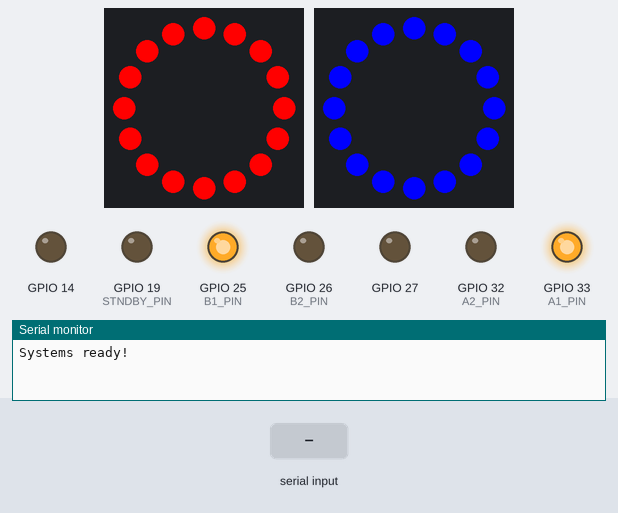
This program was run on a simulated ESP32. On the bench: 2 × 16 RGB LEDs in a ring, first at the top, clockwise, output pins drawn as LEDs (lit = HIGH), the last lines printed to the serial monitor. The test bench sets the inputs (shaded band). Dim RGB values are drawn brighter than linear; EEPROM starts erased; nothing arrives over Bluetooth unless stated.

Above: at 1.7 s.
1.8 s: "F90\n" received over the second serial link
At 2.3 s:
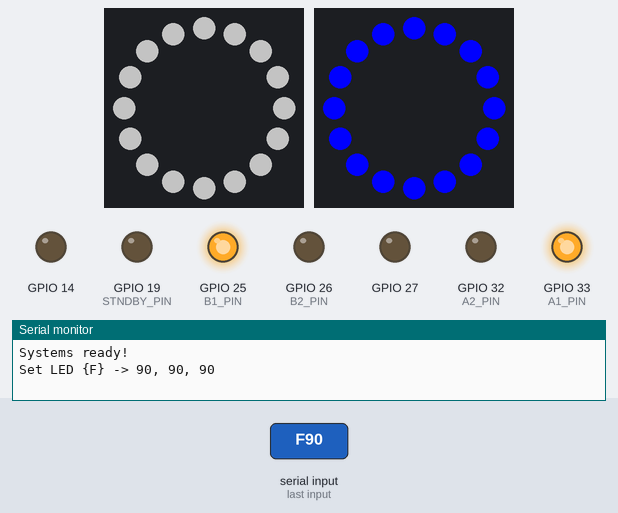
3.3 s: "B90\n" received over the second serial link
At 4.5 s:
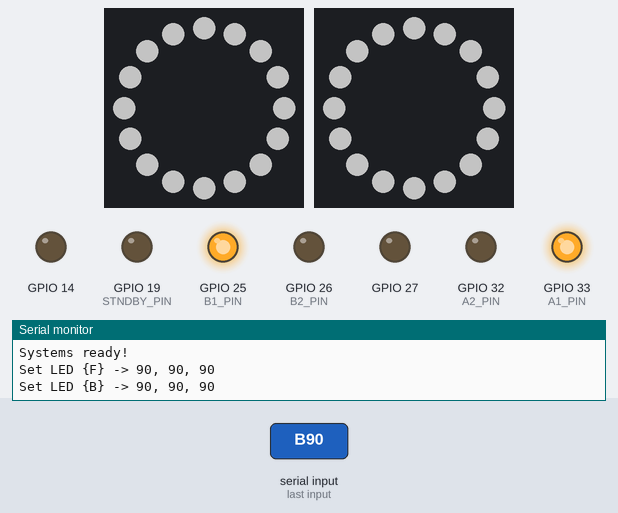
4.8 s: "F 45\n" received over the second serial link
At 5.6 s:
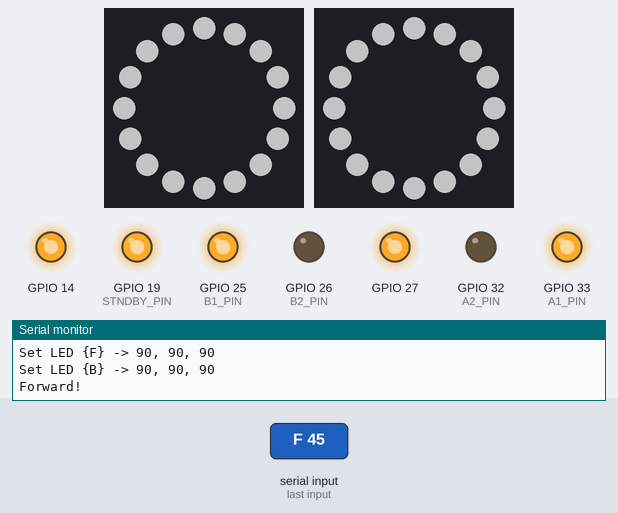
7.3 s: "B 45\n" received over the second serial link
At 7.6 s:
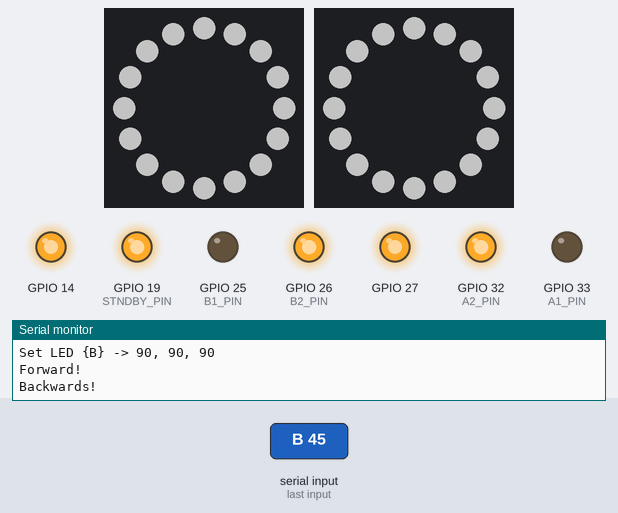
9.8 s: "L 45\n" received over the second serial link
At 10.6 s:
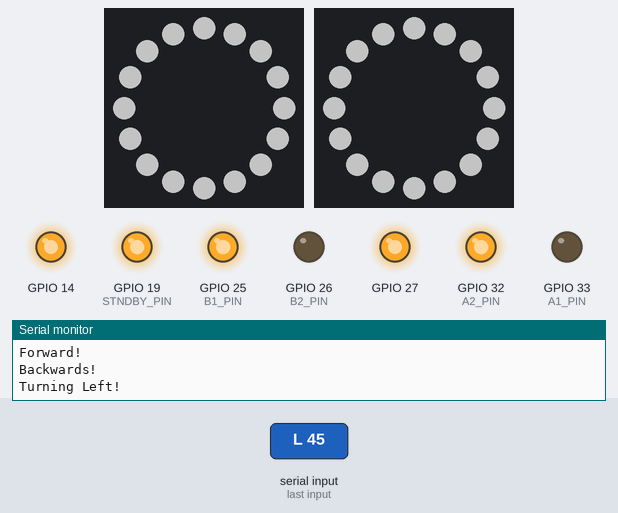
12.3 s: "R 45\n" received over the second serial link
At 12.6 s:
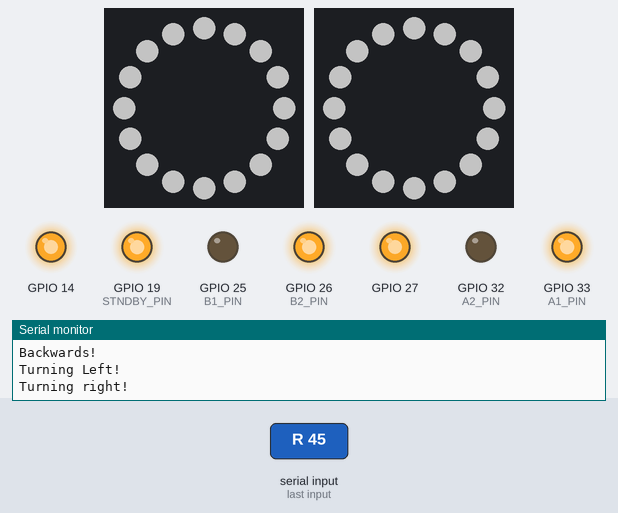
Timing chart, 0 to 15.3 s (numbered marks = the images above; inputs shaded):
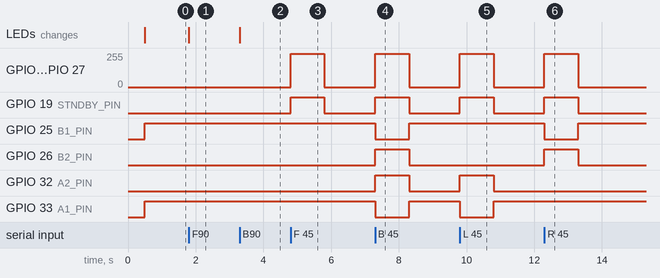

The program:

main.cpp
```cpp
#include <Arduino.h>
#include <objects.h>
#include <BluetoothSerial.h>
#include <Preferences.h>

//Globals
MotorShield motors;
BluetoothSerial server;
Preferences data;
PixelRing front_led, back_led;

//VARIABLES
#define NOMBRE_BLUETOOTH "RobotingUC"
int LEFT_SPEED = 250;
int RIGHT_SPEED = 250;
int FRONT_COLOR[3] = {255, 0, 0};
int BACK_COLOR[3] = {0, 0, 255};

//Bluetooth stop
#define CONECTION_DELAY 1000
unsigned long time_now=0, last_check=0;
bool running = false;


//==========================================
//Functions
void handleBluetoothStop();
void handleCommand(String command);
void handleConfig(String command);
void spin();


//==========================================
//MAIN PROGRAM

void setup(){
  Serial.begin(115200);
  data.begin("RobotingUC");
  server.begin(NOMBRE_BLUETOOTH);
  delay(500);

  motors.init(STNDBY_PIN, PWM_A, A1_PIN, A2_PIN, PWM_B, B1_PIN, B2_PIN);
  front_led.init(NUM_PIXELS, FRONT_LED, 255, 0, 0);
  back_led.init(NUM_PIXELS, BACK_LED, 0, 0, 255);

  LEFT_SPEED = data.getInt("L", 250);
  RIGHT_SPEED = data.getInt("R", 250);

  Serial.println("Systems ready!\n");
}


void loop(){
  time_now = get_time();
  // front_led.setColor(255, 0, 0);

  while(server.available()){
    last_check = time_now;
    handleCommand(server.readStringUntil('\n'));
  }

  //Check if bluetooth lost conection
  handleBluetoothStop();
}

//==========================================
//Implementations

void handleCommand(String command){
  //Config
  if(command.length() > 2 && (command[1] >= '0' && command[1] <= '9')){
    handleConfig(command);
    return;
  }

  char letter = command[0];
  //STOP
  if(letter == 'S'){
      motors.stopMotors();
      running = false;
      Serial.println("STOP!\n");
      return;
  }

  running = true;
  switch (letter)
  {
  case 'F':
      motors.controlMotors(LEFT_SPEED, RIGHT_SPEED);
      Serial.println("Forward!\n");
      break;
    case 'B':
      motors.controlMotors(-LEFT_SPEED, -RIGHT_SPEED);
      Serial.println("Backwards!\n");
      break;
    case 'L':
      motors.controlMotors(-LEFT_SPEED, RIGHT_SPEED);
      Serial.println("Turning Left!\n");
      break;
    case 'R':
      motors.controlMotors(LEFT_SPEED, -RIGHT_SPEED);
      Serial.println("Turning right!\n");
      break;
    case 'Z':
      spin();
      break;
  //------------------------
  default:
      break;
  }
}


void handleBluetoothStop(){
  if(running && (time_now-last_check) > CONECTION_DELAY){
    motors.stopMotors();
    running = false;
  }
}


void spin(){
  motors.controlMotors(LEFT_SPEED, -RIGHT_SPEED);
  delay(1250);
  motors.stopMotors();
}


void handleConfig(String command){
  command.trim();
  char letter = command[0];
  int split = command.indexOf(" ");

  if(letter == 'M'){
    //Motor config
    LEFT_SPEED = constrain(command.substring(1, split).toInt(), 0, 255);
    RIGHT_SPEED = constrain(command.substring(split+1).toInt(), 0, 255);

    data.putInt("L", LEFT_SPEED);
    data.putInt("R", RIGHT_SPEED);

    Serial.println("Set motor speeds: " + String(LEFT_SPEED) + " " + String(RIGHT_SPEED));
  }

  if(letter == 'F' || letter == 'B'){
    // Light config
    command = command.substring(1);

    int vals[3] = {0, 0, 0};
    rep(i, 3){
      split = command.indexOf(" ");
      String valStr;

      if(split == -1){
        valStr = command; // último valor
      } else {
        valStr = command.substring(0, split);
        command = command.substring(split + 1);
      }

      vals[i] = constrain(valStr.toInt(), 0, 255);
    }

    if(letter == 'F')
      front_led.setColor(vals[0], vals[1], vals[2]);
    else
      back_led.setColor(vals[0], vals[1], vals[2]);

    Serial.println("Set LED {" + String(letter) + "} -> " + String(vals[0]) + ", " + String(vals[1]) + ", " + String(vals[2]));
  }


}
```

misc.h
```cpp
#ifndef MISC_H
#define MISC_H

#include <Arduino.h>

//=====================================
//PINS
#define STNDBY_PIN 19 //Enable motors

//Left motor
#define PWM_A 27
#define A1_PIN 33
#define A2_PIN 32

//Right motor
#define PWM_B 14
#define B1_PIN 25
#define B2_PIN 26

//LEDS
#define NUM_PIXELS 16
#define FRONT_LED 5
#define BACK_LED 18

//=====================================
//MACROS / PARAMETERS / AUX FUNCTIONS
#define rep(i, n) for(int i=0; i<n; i++)
#define MAX_ARDUINO_TIME 3294967295

unsigned long get_time(){
    return (millis()%MAX_ARDUINO_TIME);
}


//=====================================


#endif
```

objects.h
```cpp
#ifndef MOTORS_H
#define MOTORS_H

#include <misc.h>
#include <Adafruit_NeoPixel.h>


struct MotorShield{
    int enable_pin;
    int left_pwm_pin, left_a_pin, left_b_pin;
    int right_pwm_pin, right_a_pin, right_b_pin;
    int MAX_SPEED = 255;

    MotorShield(){}

    void init(int en, int pwm_A, int a_1, int a_2, int pwm_B, int b_1, int b_2, int max_speed=255){
        enable_pin = en;
        left_pwm_pin = pwm_A;
        left_a_pin = a_1;
        left_b_pin = a_2;

        right_pwm_pin = pwm_B;
        right_a_pin = b_1;
        right_b_pin = b_2;

        MAX_SPEED = max_speed;

        pinMode(enable_pin, OUTPUT);
        pinMode(left_pwm_pin, OUTPUT); pinMode(left_a_pin, OUTPUT); pinMode(left_b_pin, OUTPUT);
        pinMode(right_pwm_pin, OUTPUT); pinMode(right_a_pin, OUTPUT); pinMode(right_b_pin, OUTPUT);
        stopMotors();
    }

    void stopMotors(){
        controlMotors(0, 0);
        digitalWrite(enable_pin, LOW);
    }

    void setMotorSpeed(int motor, int speed){
        bool reverse = speed<0;
        speed = constrain(abs(speed), 0, MAX_SPEED);

        if(motor == 0){
            //Left
            analogWrite(left_pwm_pin, speed);
            digitalWrite(left_a_pin, !reverse);
            digitalWrite(left_b_pin, reverse);
        }
        else{
            //Right
            analogWrite(right_pwm_pin, speed);
            digitalWrite(right_a_pin, !reverse);
            digitalWrite(right_b_pin, reverse);
        }
    }

    void controlMotors(int left_speed, int right_speed){
        digitalWrite(enable_pin, HIGH);
        setMotorSpeed(0, left_speed);
        setMotorSpeed(1, right_speed);
    }

};


struct PixelRing{
    int num_pixels = 0;
    int pin = 0;
    bool turned_on = false;
    uint8_t current_color[3] = {0, 0, 0};

    Adafruit_NeoPixel ring;

    void _setPixel(int i, uint8_t r, uint8_t g, uint8_t b){
        ring.setPixelColor(i, ring.Color(r, g, b));
    }

    PixelRing(){}

    void init(int pixels, int pin, int r=0, int g=0, int b=0){
        this->pin = pin;
        num_pixels = pixels;
        current_color[0] = r; current_color[1]= g; current_color[2] = b;

        ring = Adafruit_NeoPixel(num_pixels, pin, NEO_GRB + NEO_KHZ800);
        ring.begin();
        setBrightness(255);
        toggle();
    }

    void setBrightness(int brightness){
        ring.setBrightness(brightness);
    }

    void setColor(uint8_t r, uint8_t g, uint8_t b){
        //Turned off
        if(r == 0 && g == 0 && b == 0){
            turnOff();
            return;
        }

        turned_on = true;
        current_color[0] = r; current_color[1]= g; current_color[2] = b;
        rep(i, num_pixels)
            _setPixel(i, r, g, b);

        ring.show();
    }

    void turnOff(){
        turned_on = false;
        ring.clear();
        ring.show();
    }

    void toggle(){
        turned_on = !turned_on;

        if(turned_on)
            setColor(current_color[0], current_color[1], current_color[2]);
        else
            turnOff();
    }

};


#endif
```

Measured:
- after the input at 1.8 s, the LEDs: change at once (image 1)
- after the input at 3.3 s, the LEDs: change at once (image 2)
- after the input at 4.8 s, GPIO 14, GPIO 27: 0/255 → 250/255 at once, → 0/255 1.0 s later; GPIO 19 (STNDBY_PIN): LOW → HIGH at once, → LOW 1.0 s later
- after the input at 7.3 s, GPIO 14, GPIO 27: 0/255 → 250/255 at once, → 0/255 1.0 s later; GPIO 19 (STNDBY_PIN), GPIO 26 (B2_PIN), GPIO 32 (A2_PIN): LOW → HIGH at once, → LOW 1.0 s later; GPIO 25 (B1_PIN), GPIO 33 (A1_PIN): HIGH → LOW at once, → HIGH 1.0 s later
- after the input at 9.8 s, GPIO 14, GPIO 27: 0/255 → 250/255 at once, → 0/255 1.0 s later; GPIO 19 (STNDBY_PIN), GPIO 32 (A2_PIN): LOW → HIGH at once, → LOW 1.0 s later; GPIO 33 (A1_PIN): HIGH → LOW at once, → HIGH 1.0 s later
- after the input at 12.3 s, GPIO 14, GPIO 27: 0/255 → 250/255 at once, → 0/255 1.0 s later; GPIO 19 (STNDBY_PIN), GPIO 26 (B2_PIN): LOW → HIGH at once, → LOW 1.0 s later; GPIO 25 (B1_PIN): HIGH → LOW at once, → HIGH 1.0 s later
